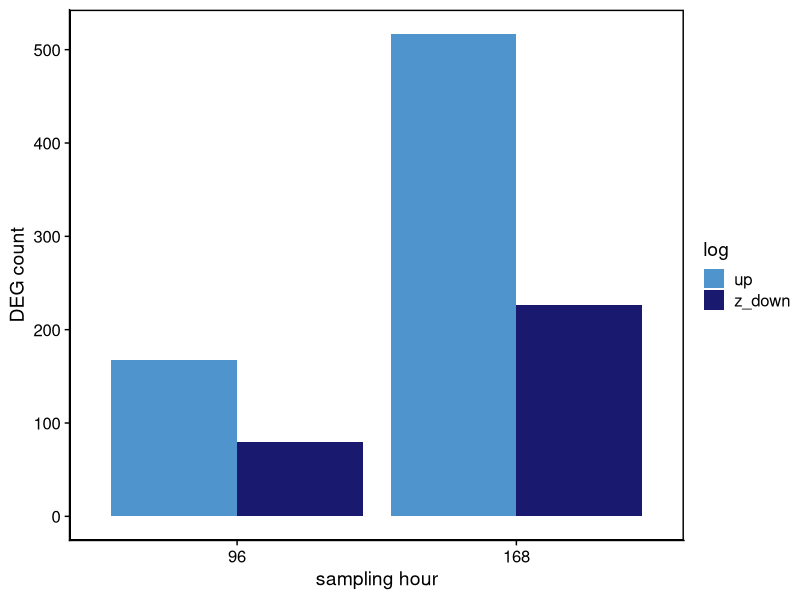
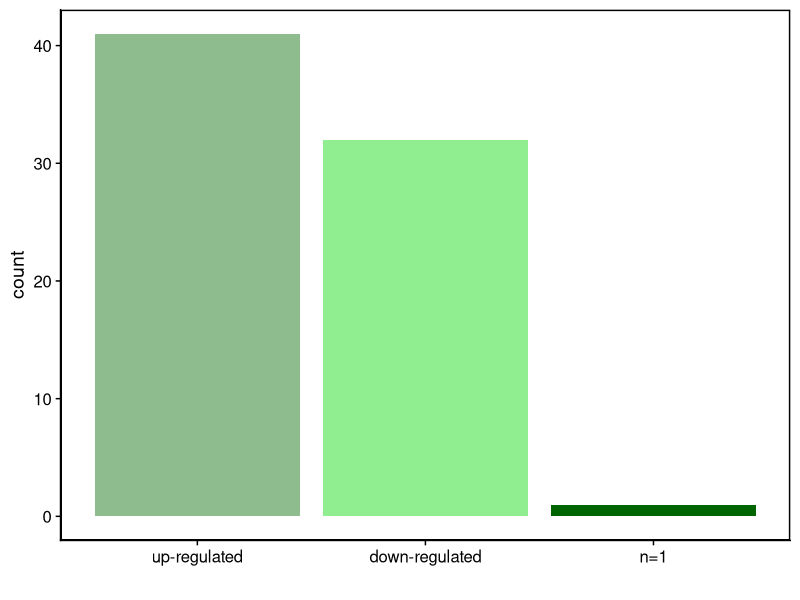
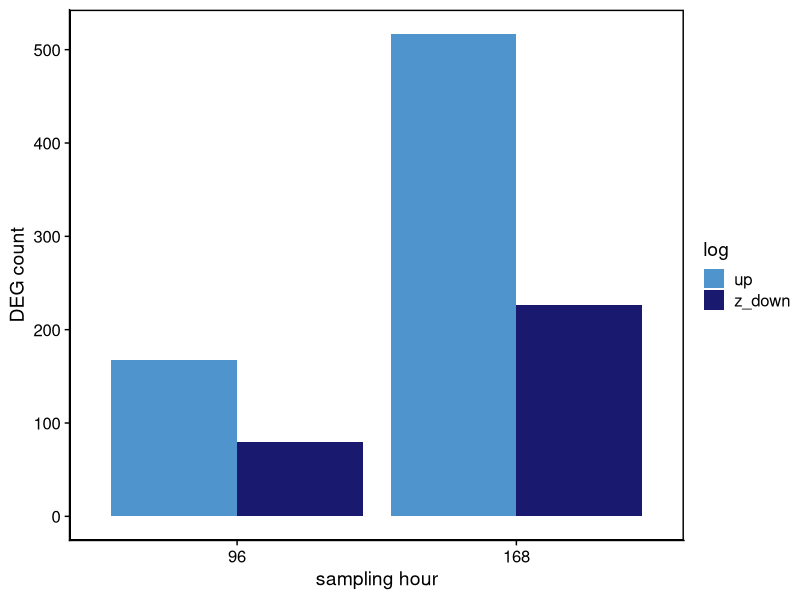
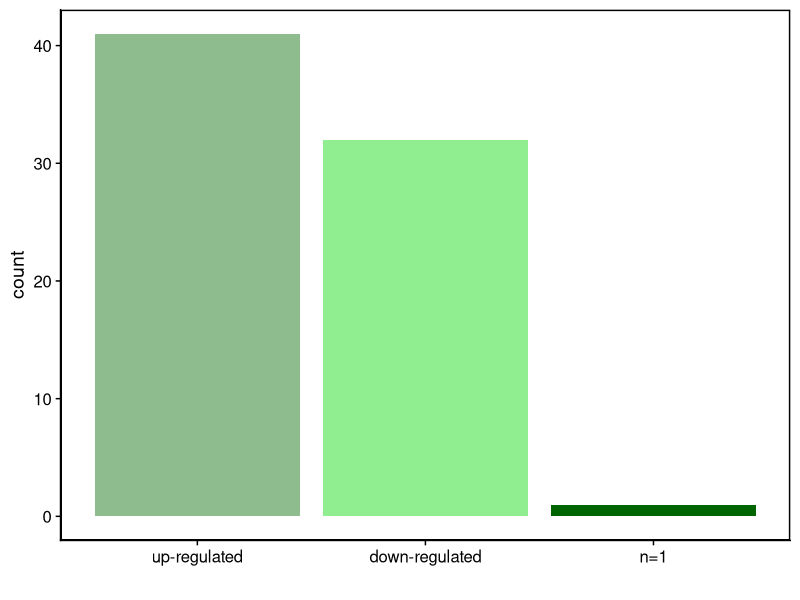

R code for these plots, in order:
#plot summary of differentially expressed genes for Daphnia RNAseq

library(ggplot2)
library(viridis)
library(cowplot)
library(tidyverse)
library(forcats)

######################

gctemp <- data.frame(
  count = c(80,167,226,517),
  day = c(96,96,168,168),
  log = c('z_down', 'up', 'z_down', 'up')
)

gctemp$log <- ordered(gctemp$log)

nice_layout <- theme_cowplot()+
  panel_border(color = "grey85", size = 1, linetype = 1,
               remove = FALSE, "black") 


p2 <- ggplot(gctemp, aes(x=as.factor(day), y=count, fill = log)) +
  geom_col(position = "dodge") +
  theme_bw() +
  scale_fill_manual(values = c("steelblue3","midnightblue")) +
  #ggtitle(label = "DEG count (genotype_clone + temp) by sampling time") +
  xlab("sampling hour") +
  ylab("DEG count") +
  nice_layout

p2

wdII <- ("C:/Users/NJCB/Documents/Purdue/daphnia_RNAseq/figures_tables/MS_figures/Fig2_build/")
#ggsave(paste(wdII, "DEG_count_genoclone_temp_v2.png", sep =""), plot = p2, dpi = 1000, height = 6, width = 6)
#ggsave(paste(wdII, "DEG_count_genoclone_temp_v2.svg", sep =""), plot = p2, dpi = 1000, height = 6, width = 6)
#WORKING PLOT SAVED BELOW
ggsave(paste(wdII, "DEG_count_NO_CBSWP_genoclone_temp_v3.svg", sep =""), plot = p2, dpi = 1000, height = 4, width = 6)


#Add in barplot of common gene counts (Fig2A inset)

shared <- data.frame(
  count = c(41,32,1),
  log2FC = c("up-regulated", "down-regulated", "n=1")
)


p3 <- ggplot(shared, aes(x=forcats::fct_reorder(log2FC, desc(count)), y=count, fill = log2FC)) +
  geom_col() +
  scale_fill_manual(values = c("lightgreen", "darkgreen", "darkseagreen")) +
  #ggtitle(label = "DEG count (genotype_clone + temp) by sampling time") +
  xlab("") +
  #ylab("DEG count") +
  nice_layout +
  theme(legend.position = "none")


p3

wdII <- ("C:/Users/NJCB/Documents/Purdue/daphnia_RNAseq/figures_tables/MS_figures/Fig2_build/")
ggsave(paste(wdII, "shared_NO_CBSWP_logFC_count_v2.svg", sep =""), plot = p3, dpi = 1000, height = 4, width = 5)

